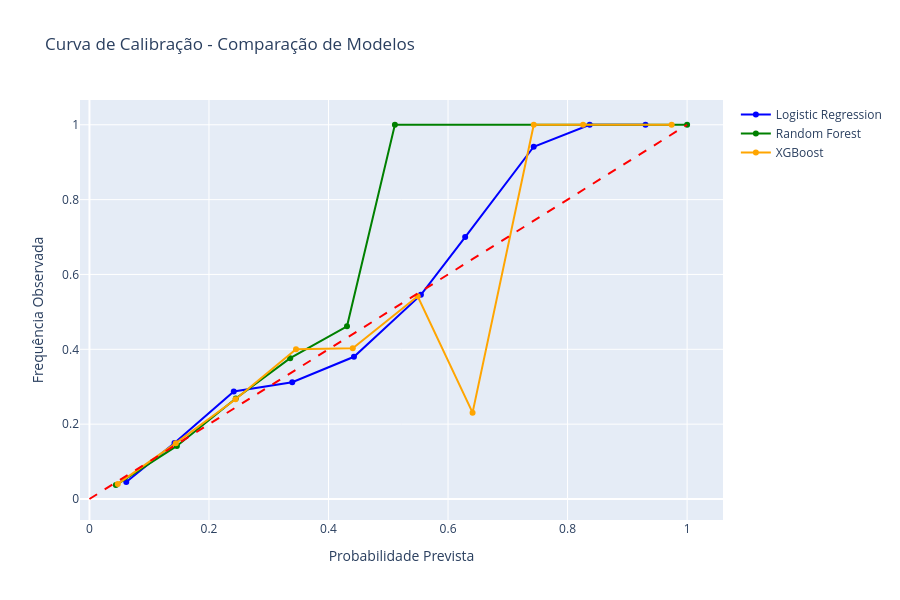

Notebook code cell kept with this figure:
### Code cell
# Cria a figura Plotly
fig = go.Figure()

# Logistic Regression
fig.add_trace(go.Scatter(
    x=prob_pred_lr, y=prob_true_lr,
    mode='lines+markers',
    name='Logistic Regression',
    line=dict(color='blue')
))

# Random Forest
fig.add_trace(go.Scatter(
    x=prob_pred_rf, y=prob_true_rf,
    mode='lines+markers',
    name='Random Forest',
    line=dict(color='green')
))

# XGBoost
fig.add_trace(go.Scatter(
    x=prob_pred_xgb, y=prob_true_xgb,
    mode='lines+markers',
    name='XGBoost',
    line=dict(color='orange')
))

# Linha de referência (modelo perfeitamente calibrado)
fig.add_trace(go.Scatter(
    x=[0, 1], y=[0, 1],
    mode='lines',
    line=dict(color='red', dash='dash'),
    showlegend=False
))

# Layout
fig.update_layout(
    title='Curva de Calibração - Comparação de Modelos',
    xaxis_title='Probabilidade Prevista',
    yaxis_title='Frequência Observada',
    width=900,
    height=600
)

fig.show()

### Figure 1 — Plotly figure (JSON) as saved in the notebook; plotly's stock layout.template omitted (floating-point values rounded to 4 significant figures)
{"data": [{"line": {"color": "blue"}, "mode": "lines+markers", "name": "Logistic Regression", "type": "scatter", "x": [0.06162, 0.1423, 0.2415, 0.3393, 0.4426, 0.5546, 0.6287, 0.7433, 0.837, 0.9304], "y": [0.04541, 0.1499, 0.2872, 0.312, 0.38, 0.5455, 0.7, 0.9412, 1.0, 1.0]}, {"line": {"color": "green"}, "mode": "lines+markers", "name": "Random Forest", "type": "scatter", "x": [0.04426, 0.1463, 0.2449, 0.3359, 0.4309, 0.5111, 1.0], "y": [0.03724, 0.1417, 0.2684, 0.3764, 0.4615, 1.0, 1.0]}, {"line": {"color": "orange"}, "mode": "lines+markers", "name": "XGBoost", "type": "scatter", "x": [0.04742, 0.1445, 0.2445, 0.3456, 0.4406, 0.5492, 0.6411, 0.7434, 0.8259, 0.9742], "y": [0.04034, 0.1492, 0.2667, 0.4, 0.403, 0.5417, 0.2308, 1.0, 1.0, 1.0]}, {"line": {"color": "red", "dash": "dash"}, "mode": "lines", "showlegend": false, "type": "scatter", "x": [0, 1], "y": [0, 1]}], "layout": {"height": 600, "title": {"text": "Curva de Calibração - Comparação de Modelos"}, "width": 900, "xaxis": {"title": {"text": "Probabilidade Prevista"}}, "yaxis": {"title": {"text": "Frequência Observada"}}}}
